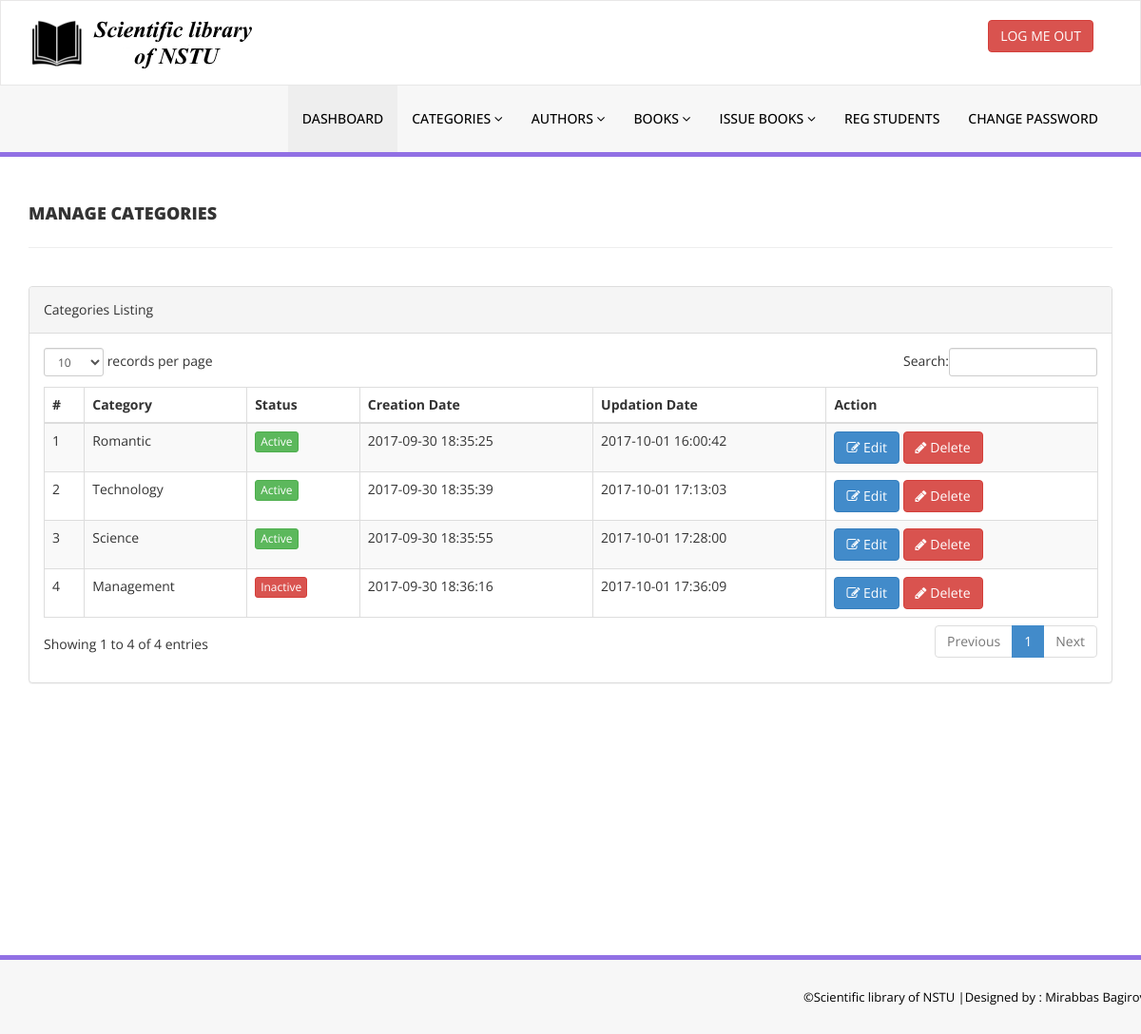
Page /nstu_library/admin/manage-categories.php (signed in) on the committed database.
### tables this page shows
CREATE TABLE `tblcategory` (
  `id` int(11) NOT NULL,
  `CategoryName` varchar(150) DEFAULT NULL,
  `Status` int(1) DEFAULT NULL,
  `CreationDate` timestamp NULL DEFAULT CURRENT_TIMESTAMP,
  `UpdationDate` timestamp NOT NULL DEFAULT '0000-00-00 00:00:00' ON UPDATE CURRENT_TIMESTAMP
);

### nstu_library/admin/manage-categories.php (the view, shortened to what this page needs)
<?php
include('includes/config.php');
if(strlen($_SESSION['alogin'])==0)
    {
header('location:index.php');
}
else{
    ?>
<!DOCTYPE html>
<html xmlns="http://www.w3.org/1999/xhtml">
<head>
    <link href="assets/css/bootstrap.css" rel="stylesheet" />
    <link href="assets/css/font-awesome.css" rel="stylesheet" />
    <link href="assets/js/dataTables/dataTables.bootstrap.css" rel="stylesheet" />
    <link href="assets/css/style.css" rel="stylesheet" />
</head>
<body>
<?php include('includes/header.php');?>
    <div class="content-wrapper">
         <div class="container">
        <div class="row pad-botm">
            <div class="col-md-12">
                <h4 class="header-line">Manage Categories</h4>
    </div>
     <div class="row">
</div>
        </div>
            <div class="row">
                <div class="col-md-12">
                    <div class="panel panel-default">
                        <div class="panel-heading">
                           Categories Listing
                        </div>
                        <div class="panel-body">
                            <div class="table-responsive">
                                <table class="table table-striped table-bordered table-hover" id="dataTables-example">
                                    <thead>
                                        <tr>
                                            <th>#</th>
                                            <th>Category</th>
                                            <th>Status</th>
                                            <th>Creation Date</th>
                                            <th>Updation Date</th>
                                            <th>Action</th>
                                        </tr>
                                    </thead>
                                    <tbody>
<?php $sql = "SELECT * from  tblcategory";
$query = $dbh -> prepare($sql);
$query->execute();
$results=$query->fetchAll(PDO::FETCH_OBJ);
$cnt=1;
if($query->rowCount() > 0)
{
foreach($results as $result)
{               ?>
                                        <tr class="odd gradeX">
                                            <td class="center"><?php echo htmlentities($cnt);?></td>
                                            <td class="center"><?php echo htmlentities($result->CategoryName);?></td>
                                            <td class="center"><?php if($result->Status==1) {?>
                                            <a href="#" class="btn btn-success btn-xs">Active</a>
                                            <?php } else {?>
                                            <a href="#" class="btn btn-danger btn-xs">Inactive</a>
                                            <?php } ?></td>
                                            <td class="center"><?php echo htmlentities($result->CreationDate);?></td>
                                            <td class="center"><?php echo htmlentities($result->UpdationDate);?></td>
                                            <td class="center">
                                            <a href="edit-category.php?catid=<?php echo htmlentities($result->id);?>"><button class="btn btn-primary"><i class="fa fa-edit "></i> Edit</button>
                                          <a href="manage-categories.php?del=<?php echo htmlentities($result->id);?>" onclick="return confirm('Are you sure you want to delete?');"" >  <button class="btn btn-danger"><i class="fa fa-pencil"></i> Delete</button>
                                            </td>
                                        </tr>
 <?php $cnt=$cnt+1;}} ?>
                                    </tbody>
                                </table>
                            </div>
                        </div>
                    </div>
                </div>
            </div>
    </div>
    </div>
  <?php include('includes/footer.php');?>
</body>
</html>
<?php } ?>

### nstu_library/admin/assets/css/style.css (style rules this page uses)
.content-wrapper { margin-top: 40px; min-height:800px; padding-bottom:90px; }
.header-line { font-weight:900; padding-bottom:25px; border-bottom:1px solid #eeeeee; text-transform:uppercase; }
.pad-botm { padding-bottom:30px; }

### rows in the picture
tblcategory: CategoryName "Romantic", Status "Active", CreationDate "2017-09-30 18:35:25", UpdationDate "2017-10-01 16:00:42"
tblcategory: CategoryName "Technology", Status "Active", CreationDate "2017-09-30 18:35:39", UpdationDate "2017-10-01 17:13:03"
tblcategory: CategoryName "Science", Status "Active", CreationDate "2017-09-30 18:35:55", UpdationDate "2017-10-01 17:28:00"
tblcategory: CategoryName "Management", Status "Inactive", CreationDate "2017-09-30 18:36:16", UpdationDate "2017-10-01 17:36:09"
